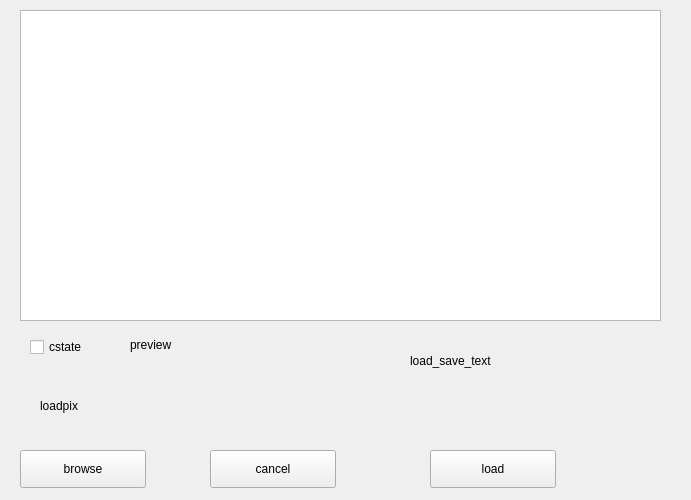
<?xml version="1.0" encoding="UTF-8"?>
<ui version="4.0">
 <class>FormPageLoad</class>
 <widget class="QWidget" name="FormPageLoad">
  <property name="geometry">
   <rect>
    <x>0</x>
    <y>0</y>
    <width>691</width>
    <height>500</height>
   </rect>
  </property>
  <property name="windowTitle">
   <string>Form</string>
  </property>
  <widget class="QTableWidget" name="saves_load">
   <property name="geometry">
    <rect>
     <x>20</x>
     <y>10</y>
     <width>641</width>
     <height>311</height>
    </rect>
   </property>
  </widget>
  <widget class="QCheckBox" name="show_preview">
   <property name="geometry">
    <rect>
     <x>30</x>
     <y>330</y>
     <width>91</width>
     <height>34</height>
    </rect>
   </property>
   <property name="text">
    <string>cstate</string>
   </property>
  </widget>
  <widget class="QPushButton" name="bbrowse">
   <property name="geometry">
    <rect>
     <x>20</x>
     <y>450</y>
     <width>126</width>
     <height>38</height>
    </rect>
   </property>
   <property name="text">
    <string>browse</string>
   </property>
  </widget>
  <widget class="QPushButton" name="bcancel">
   <property name="geometry">
    <rect>
     <x>210</x>
     <y>450</y>
     <width>126</width>
     <height>38</height>
    </rect>
   </property>
   <property name="text">
    <string>cancel</string>
   </property>
  </widget>
  <widget class="QPushButton" name="bload">
   <property name="geometry">
    <rect>
     <x>430</x>
     <y>450</y>
     <width>126</width>
     <height>38</height>
    </rect>
   </property>
   <property name="text">
    <string>load</string>
   </property>
  </widget>
  <widget class="QLabel" name="lbl_show_preview">
   <property name="geometry">
    <rect>
     <x>130</x>
     <y>330</y>
     <width>88</width>
     <height>29</height>
    </rect>
   </property>
   <property name="text">
    <string>preview</string>
   </property>
  </widget>
  <widget class="QLabel" name="load_pix">
   <property name="geometry">
    <rect>
     <x>40</x>
     <y>380</y>
     <width>131</width>
     <height>51</height>
    </rect>
   </property>
   <property name="text">
    <string>loadpix</string>
   </property>
  </widget>
  <widget class="QLabel" name="load_save_text">
   <property name="geometry">
    <rect>
     <x>410</x>
     <y>340</y>
     <width>201</width>
     <height>41</height>
    </rect>
   </property>
   <property name="text">
    <string>load_save_text</string>
   </property>
  </widget>
 </widget>
 <resources/>
 <connections/>
</ui>
